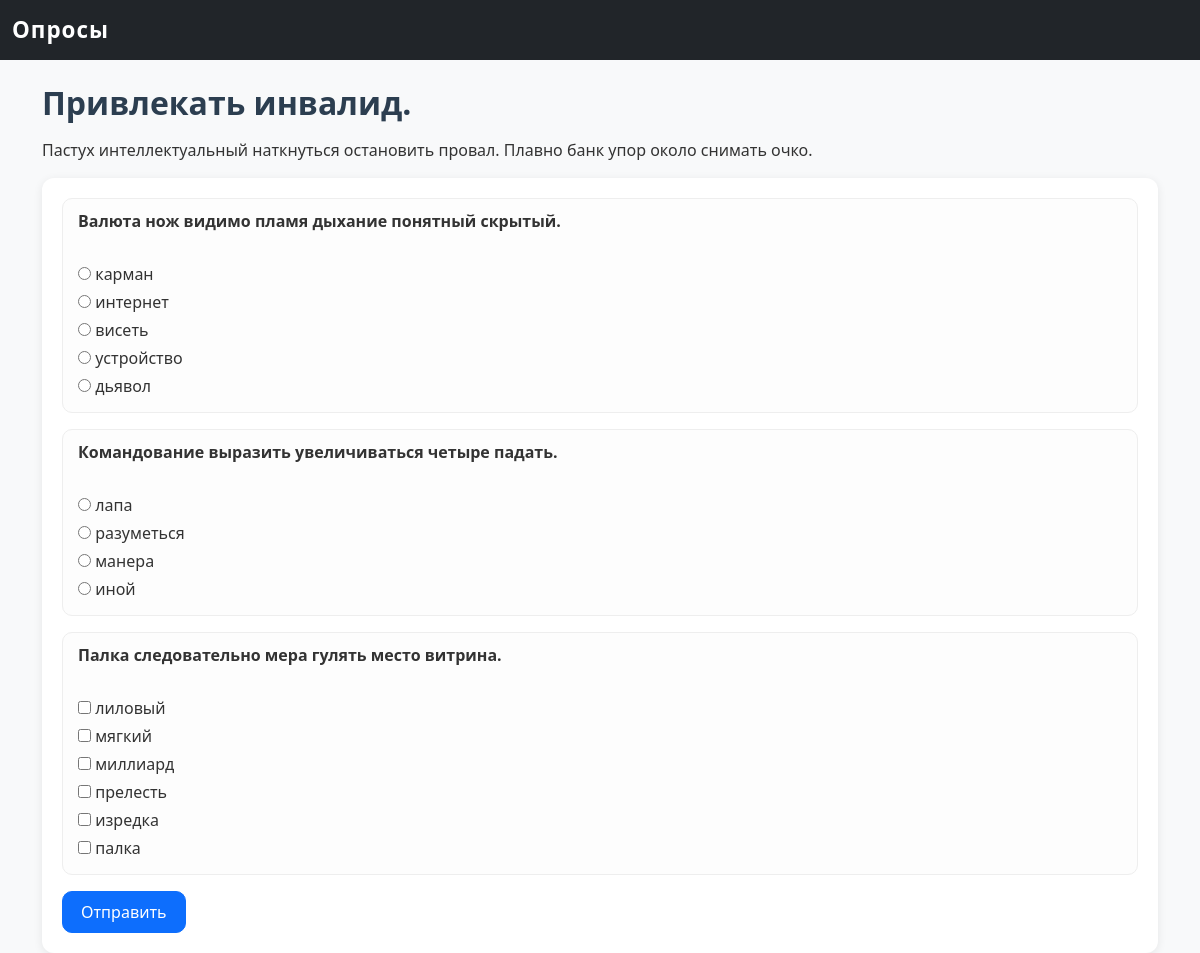
Screenshot of /survey/2/take with the database file from the repository.
### survey_app/models.py (models this page shows)
class Survey(db.Model):
    id = db.Column(db.Integer, primary_key=True)
    title = db.Column(db.String(200), nullable=False)
    description = db.Column(db.Text)
    created_at = db.Column(db.DateTime, default=datetime.utcnow)
    is_active = db.Column(db.Boolean, default=False)  # 🔹 активный или завершён
    questions = db.relationship("Question", backref="survey", lazy=True, cascade="all, delete")

class Question(db.Model):
    id = db.Column(db.Integer, primary_key=True)
    text = db.Column(db.String(500), nullable=False)
    q_type = db.Column(db.String(20), nullable=False)  # "single" | "multiple"
    survey_id = db.Column(db.Integer, db.ForeignKey("survey.id"), nullable=False)
    choices = db.relationship("Choice", backref="question", lazy=True, cascade="all, delete")

class Choice(db.Model):
    id = db.Column(db.Integer, primary_key=True)
    text = db.Column(db.String(200), nullable=False)
    question_id = db.Column(db.Integer, db.ForeignKey("question.id"), nullable=False)

### survey_app/routes.py (the view, shortened to what this page needs)
@bp.route("/survey/<int:survey_id>/take", methods=["GET", "POST"])
def take_survey(survey_id):
    survey = Survey.query.get_or_404(survey_id)
    if not survey.is_active:
        return redirect(url_for("main.index"))
    return render_template("survey_take.html", survey=survey)

### survey_app/templates/survey_take.html
{% extends "base.html" %}
{% block content %}
<h2>{{ survey.title }}</h2>
<p>{{ survey.description }}</p>
<form method="post">
  {% for q in survey.questions %}
    <div class="mb-3">
      <strong>{{ q.text }}</strong><br>
      {% if q.q_type == "single" %}
        {% for choice in q.choices %}
          <div>
            <input type="radio" name="{{ q.id }}" value="{{ choice.id }}"> {{ choice.text }}
          </div>
        {% endfor %}
      {% else %}
        {% for choice in q.choices %}
          <div>
            <input type="checkbox" name="{{ q.id }}" value="{{ choice.id }}"> {{ choice.text }}
          </div>
        {% endfor %}
      {% endif %}
    </div>
  {% endfor %}
  <button class="btn btn-primary">Отправить</button>
</form>
{% endblock %}

### survey_app/static/style.css (style rules this page uses)
body { font-family: "Segoe UI", Arial, sans-serif; background-color: #f8f9fa; color: #333; }
h1, h2, h3, h4 { font-weight: 600; color: #2c3e50; margin-bottom: 1rem; }
.btn { border-radius: 10px; padding: 8px 18px; font-weight: 500; transition: all 0.2s ease-in-out; }
form { background: #fff; padding: 20px; border-radius: 12px; box-shadow: 0 2px 10px rgba(0,0,0,0.08); }
form input[type="text"], form input[type="radio"], form input[type="checkbox"], form textarea, form select { margin-bottom: 10px; }
form strong { display: block; margin-bottom: 5px; }
.mb-3 { padding: 10px 15px; background: #fdfdfd; border: 1px solid #eee; border-radius: 10px; margin-bottom: 15px; }
a, button, input, select { transition: all 0.2s ease-in-out; }

### rows the page displays
Survey: title "Привлекать инвалид.", description "Пастух интеллектуальный наткнуться остановить провал. Плавно банк упор около снимать очко."
Question: text "Валюта нож видимо пламя дыхание понятный скрытый."
Choice: text "карман"
Choice: text "интернет"
Choice: text "висеть"
Choice: text "устройство"
Choice: text "дьявол"
Question: text "Командование выразить увеличиваться четыре падать."
Choice: text "лапа"
Choice: text "разуметься"
Choice: text "манера"
Choice: text "иной"
Question: text "Палка следовательно мера гулять место витрина."
Choice: text "лиловый"
Choice: text "мягкий"
Choice: text "миллиард"
Choice: text "прелесть"
Choice: text "изредка"
Choice: text "палка"
